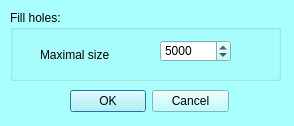
<?xml version="1.0" encoding="UTF-8"?>
<ui version="4.0">
 <class>mqFillHolesDialog</class>
 <widget class="QDialog" name="mqFillHolesDialog">
  <property name="geometry">
   <rect>
    <x>0</x>
    <y>0</y>
    <width>294</width>
    <height>126</height>
   </rect>
  </property>
  <property name="palette">
   <palette>
    <active>
     <colorrole role="WindowText">
      <brush brushstyle="SolidPattern">
       <color alpha="255">
        <red>0</red>
        <green>0</green>
        <blue>0</blue>
       </color>
      </brush>
     </colorrole>
     <colorrole role="Button">
      <brush brushstyle="SolidPattern">
       <color alpha="255">
        <red>170</red>
        <green>255</green>
        <blue>255</blue>
       </color>
      </brush>
     </colorrole>
     <colorrole role="Light">
      <brush brushstyle="SolidPattern">
       <color alpha="255">
        <red>255</red>
        <green>255</green>
        <blue>255</blue>
       </color>
      </brush>
     </colorrole>
     <colorrole role="Midlight">
      <brush brushstyle="SolidPattern">
       <color alpha="255">
        <red>212</red>
        <green>255</green>
        <blue>255</blue>
       </color>
      </brush>
     </colorrole>
     <colorrole role="Dark">
      <brush brushstyle="SolidPattern">
       <color alpha="255">
        <red>85</red>
        <green>127</green>
        <blue>127</blue>
       </color>
      </brush>
     </colorrole>
     <colorrole role="Mid">
      <brush brushstyle="SolidPattern">
       <color alpha="255">
        <red>113</red>
        <green>170</green>
        <blue>170</blue>
       </color>
      </brush>
     </colorrole>
     <colorrole role="Text">
      <brush brushstyle="SolidPattern">
       <color alpha="255">
        <red>0</red>
        <green>0</green>
        <blue>0</blue>
       </color>
      </brush>
     </colorrole>
     <colorrole role="BrightText">
      <brush brushstyle="SolidPattern">
       <color alpha="255">
        <red>255</red>
        <green>255</green>
        <blue>255</blue>
       </color>
      </brush>
     </colorrole>
     <colorrole role="ButtonText">
      <brush brushstyle="SolidPattern">
       <color alpha="255">
        <red>0</red>
        <green>0</green>
        <blue>0</blue>
       </color>
      </brush>
     </colorrole>
     <colorrole role="Base">
      <brush brushstyle="SolidPattern">
       <color alpha="255">
        <red>255</red>
        <green>255</green>
        <blue>255</blue>
       </color>
      </brush>
     </colorrole>
     <colorrole role="Window">
      <brush brushstyle="SolidPattern">
       <color alpha="255">
        <red>170</red>
        <green>255</green>
        <blue>255</blue>
       </color>
      </brush>
     </colorrole>
     <colorrole role="Shadow">
      <brush brushstyle="SolidPattern">
       <color alpha="255">
        <red>0</red>
        <green>0</green>
        <blue>0</blue>
       </color>
      </brush>
     </colorrole>
     <colorrole role="AlternateBase">
      <brush brushstyle="SolidPattern">
       <color alpha="255">
        <red>212</red>
        <green>255</green>
        <blue>255</blue>
       </color>
      </brush>
     </colorrole>
     <colorrole role="ToolTipBase">
      <brush brushstyle="SolidPattern">
       <color alpha="255">
        <red>255</red>
        <green>255</green>
        <blue>220</blue>
       </color>
      </brush>
     </colorrole>
     <colorrole role="ToolTipText">
      <brush brushstyle="SolidPattern">
       <color alpha="255">
        <red>0</red>
        <green>0</green>
        <blue>0</blue>
       </color>
      </brush>
     </colorrole>
    </active>
    <inactive>
     <colorrole role="WindowText">
      <brush brushstyle="SolidPattern">
       <color alpha="255">
        <red>0</red>
        <green>0</green>
        <blue>0</blue>
       </color>
      </brush>
     </colorrole>
     <colorrole role="Button">
      <brush brushstyle="SolidPattern">
       <color alpha="255">
        <red>170</red>
        <green>255</green>
        <blue>255</blue>
       </color>
      </brush>
     </colorrole>
     <colorrole role="Light">
      <brush brushstyle="SolidPattern">
       <color alpha="255">
        <red>255</red>
        <green>255</green>
        <blue>255</blue>
       </color>
      </brush>
     </colorrole>
     <colorrole role="Midlight">
      <brush brushstyle="SolidPattern">
       <color alpha="255">
        <red>212</red>
        <green>255</green>
        <blue>255</blue>
       </color>
      </brush>
     </colorrole>
     <colorrole role="Dark">
      <brush brushstyle="SolidPattern">
       <color alpha="255">
        <red>85</red>
        <green>127</green>
        <blue>127</blue>
       </color>
      </brush>
     </colorrole>
     <colorrole role="Mid">
      <brush brushstyle="SolidPattern">
       <color alpha="255">
        <red>113</red>
        <green>170</green>
        <blue>170</blue>
       </color>
      </brush>
     </colorrole>
     <colorrole role="Text">
      <brush brushstyle="SolidPattern">
       <color alpha="255">
        <red>0</red>
        <green>0</green>
        <blue>0</blue>
       </color>
      </brush>
     </colorrole>
     <colorrole role="BrightText">
      <brush brushstyle="SolidPattern">
       <color alpha="255">
        <red>255</red>
        <green>255</green>
        <blue>255</blue>
       </color>
      </brush>
     </colorrole>
     <colorrole role="ButtonText">
      <brush brushstyle="SolidPattern">
       <color alpha="255">
        <red>0</red>
        <green>0</green>
        <blue>0</blue>
       </color>
      </brush>
     </colorrole>
     <colorrole role="Base">
      <brush brushstyle="SolidPattern">
       <color alpha="255">
        <red>255</red>
        <green>255</green>
        <blue>255</blue>
       </color>
      </brush>
     </colorrole>
     <colorrole role="Window">
      <brush brushstyle="SolidPattern">
       <color alpha="255">
        <red>170</red>
        <green>255</green>
        <blue>255</blue>
       </color>
      </brush>
     </colorrole>
     <colorrole role="Shadow">
      <brush brushstyle="SolidPattern">
       <color alpha="255">
        <red>0</red>
        <green>0</green>
        <blue>0</blue>
       </color>
      </brush>
     </colorrole>
     <colorrole role="AlternateBase">
      <brush brushstyle="SolidPattern">
       <color alpha="255">
        <red>212</red>
        <green>255</green>
        <blue>255</blue>
       </color>
      </brush>
     </colorrole>
     <colorrole role="ToolTipBase">
      <brush brushstyle="SolidPattern">
       <color alpha="255">
        <red>255</red>
        <green>255</green>
        <blue>220</blue>
       </color>
      </brush>
     </colorrole>
     <colorrole role="ToolTipText">
      <brush brushstyle="SolidPattern">
       <color alpha="255">
        <red>0</red>
        <green>0</green>
        <blue>0</blue>
       </color>
      </brush>
     </colorrole>
    </inactive>
    <disabled>
     <colorrole role="WindowText">
      <brush brushstyle="SolidPattern">
       <color alpha="255">
        <red>85</red>
        <green>127</green>
        <blue>127</blue>
       </color>
      </brush>
     </colorrole>
     <colorrole role="Button">
      <brush brushstyle="SolidPattern">
       <color alpha="255">
        <red>170</red>
        <green>255</green>
        <blue>255</blue>
       </color>
      </brush>
     </colorrole>
     <colorrole role="Light">
      <brush brushstyle="SolidPattern">
       <color alpha="255">
        <red>255</red>
        <green>255</green>
        <blue>255</blue>
       </color>
      </brush>
     </colorrole>
     <colorrole role="Midlight">
      <brush brushstyle="SolidPattern">
       <color alpha="255">
        <red>212</red>
        <green>255</green>
        <blue>255</blue>
       </color>
      </brush>
     </colorrole>
     <colorrole role="Dark">
      <brush brushstyle="SolidPattern">
       <color alpha="255">
        <red>85</red>
        <green>127</green>
        <blue>127</blue>
       </color>
      </brush>
     </colorrole>
     <colorrole role="Mid">
      <brush brushstyle="SolidPattern">
       <color alpha="255">
        <red>113</red>
        <green>170</green>
        <blue>170</blue>
       </color>
      </brush>
     </colorrole>
     <colorrole role="Text">
      <brush brushstyle="SolidPattern">
       <color alpha="255">
        <red>85</red>
        <green>127</green>
        <blue>127</blue>
       </color>
      </brush>
     </colorrole>
     <colorrole role="BrightText">
      <brush brushstyle="SolidPattern">
       <color alpha="255">
        <red>255</red>
        <green>255</green>
        <blue>255</blue>
       </color>
      </brush>
     </colorrole>
     <colorrole role="ButtonText">
      <brush brushstyle="SolidPattern">
       <color alpha="255">
        <red>85</red>
        <green>127</green>
        <blue>127</blue>
       </color>
      </brush>
     </colorrole>
     <colorrole role="Base">
      <brush brushstyle="SolidPattern">
       <color alpha="255">
        <red>170</red>
        <green>255</green>
        <blue>255</blue>
       </color>
      </brush>
     </colorrole>
     <colorrole role="Window">
      <brush brushstyle="SolidPattern">
       <color alpha="255">
        <red>170</red>
        <green>255</green>
        <blue>255</blue>
       </color>
      </brush>
     </colorrole>
     <colorrole role="Shadow">
      <brush brushstyle="SolidPattern">
       <color alpha="255">
        <red>0</red>
        <green>0</green>
        <blue>0</blue>
       </color>
      </brush>
     </colorrole>
     <colorrole role="AlternateBase">
      <brush brushstyle="SolidPattern">
       <color alpha="255">
        <red>170</red>
        <green>255</green>
        <blue>255</blue>
       </color>
      </brush>
     </colorrole>
     <colorrole role="ToolTipBase">
      <brush brushstyle="SolidPattern">
       <color alpha="255">
        <red>255</red>
        <green>255</green>
        <blue>220</blue>
       </color>
      </brush>
     </colorrole>
     <colorrole role="ToolTipText">
      <brush brushstyle="SolidPattern">
       <color alpha="255">
        <red>0</red>
        <green>0</green>
        <blue>0</blue>
       </color>
      </brush>
     </colorrole>
    </disabled>
   </palette>
  </property>
  <property name="windowTitle">
   <string>Fill holes dialog</string>
  </property>
  <widget class="QWidget" name="layoutWidget">
   <property name="geometry">
    <rect>
     <x>70</x>
     <y>90</y>
     <width>161</width>
     <height>25</height>
    </rect>
   </property>
   <layout class="QHBoxLayout" name="horizontalLayout_2"/>
  </widget>
  <widget class="QGroupBox" name="groupBox">
   <property name="geometry">
    <rect>
     <x>10</x>
     <y>10</y>
     <width>271</width>
     <height>71</height>
    </rect>
   </property>
   <property name="title">
    <string>Fill holes:</string>
   </property>
   <widget class="QLabel" name="label_6">
    <property name="geometry">
     <rect>
      <x>30</x>
      <y>30</y>
      <width>111</width>
      <height>31</height>
     </rect>
    </property>
    <property name="text">
     <string>&lt;html&gt;&lt;head/&gt;&lt;body&gt;&lt;p&gt;Maximal size&lt;/p&gt;&lt;/body&gt;&lt;/html&gt;</string>
    </property>
   </widget>
   <widget class="QSpinBox" name="size">
    <property name="geometry">
     <rect>
      <x>150</x>
      <y>30</y>
      <width>71</width>
      <height>22</height>
     </rect>
    </property>
    <property name="minimum">
     <number>3</number>
    </property>
    <property name="maximum">
     <number>1000000</number>
    </property>
    <property name="value">
     <number>5000</number>
    </property>
   </widget>
  </widget>
  <widget class="QDialogButtonBox" name="buttonBox">
   <property name="geometry">
    <rect>
     <x>70</x>
     <y>90</y>
     <width>159</width>
     <height>23</height>
    </rect>
   </property>
   <property name="orientation">
    <enum>Qt::Horizontal</enum>
   </property>
   <property name="standardButtons">
    <set>QDialogButtonBox::Cancel|QDialogButtonBox::Ok</set>
   </property>
  </widget>
 </widget>
 <resources>
  <include location="../Icons/icons.qrc"/>
  <include location="../Icons/icons.qrc"/>
 </resources>
 <connections>
  <connection>
   <sender>buttonBox</sender>
   <signal>accepted()</signal>
   <receiver>mqFillHolesDialog</receiver>
   <slot>accept()</slot>
   <hints>
    <hint type="sourcelabel">
     <x>248</x>
     <y>254</y>
    </hint>
    <hint type="destinationlabel">
     <x>157</x>
     <y>274</y>
    </hint>
   </hints>
  </connection>
  <connection>
   <sender>buttonBox</sender>
   <signal>rejected()</signal>
   <receiver>mqFillHolesDialog</receiver>
   <slot>reject()</slot>
   <hints>
    <hint type="sourcelabel">
     <x>316</x>
     <y>260</y>
    </hint>
    <hint type="destinationlabel">
     <x>286</x>
     <y>274</y>
    </hint>
   </hints>
  </connection>
 </connections>
</ui>
